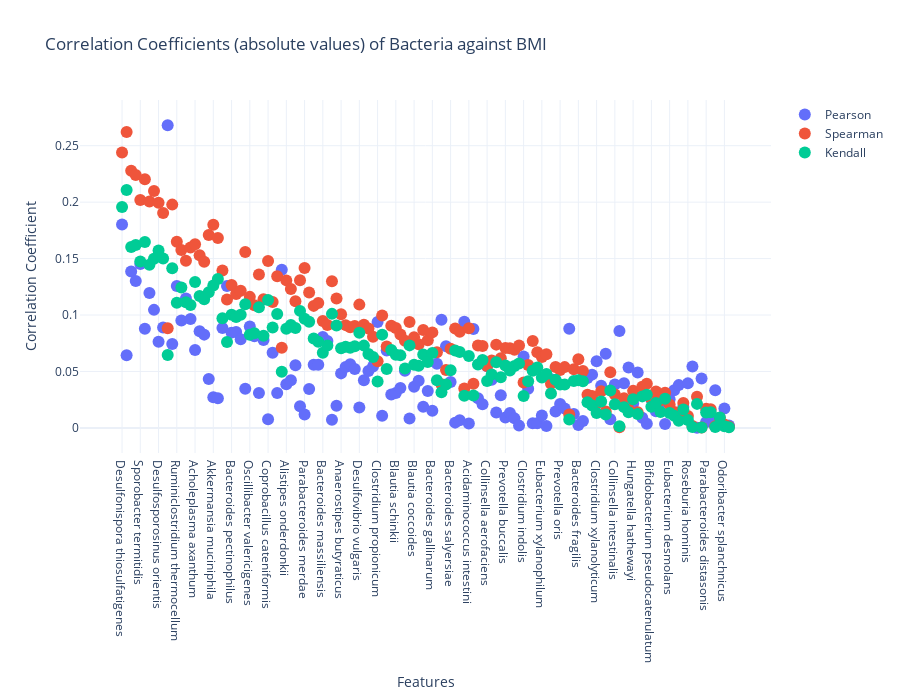

The notebook cell this image was saved under:
### Markdown cell above
## Correlations

### Code cell
bacteria_corr_array_bmi, bactera_sorted_by_corr_bmi = plot_correlation_coefficients(
    bacteria,
    bmi,
    abs_corr=True,
    title="Correlation Coefficients (absolute values) of Bacteria against BMI"
)

### Figure 1 — Plotly figure (JSON) as saved in the notebook; plotly's stock layout.template omitted (floating-point values rounded to 4 significant figures; data arrays with more than 128 entries replaced by an {"elided": "..."} marker saying what was removed)
{"data": [{"marker": {"size": 12}, "mode": "markers", "name": "Pearson", "type": "scatter", "x": {"elided": "134 str values"}, "y": {"elided": "134 float values"}}, {"marker": {"size": 12}, "mode": "markers", "name": "Spearman", "type": "scatter", "x": {"elided": "134 str values"}, "y": {"elided": "134 float values"}}, {"marker": {"size": 12}, "mode": "markers", "name": "Kendall", "type": "scatter", "x": {"elided": "134 str values"}, "y": {"elided": "134 float values"}}], "layout": {"height": 700, "title": {"text": "Correlation Coefficients (absolute values) of Bacteria against BMI"}, "xaxis": {"title": {"text": "Features"}}, "yaxis": {"title": {"text": "Correlation Coefficient"}}}}
